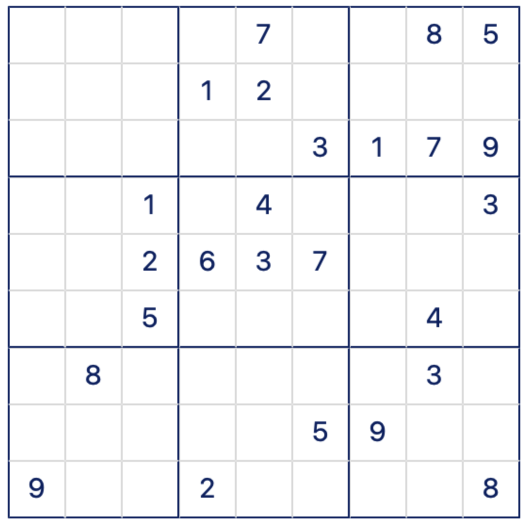
#> input picture resources/images/test-1.png, 1056 x 1053 px (shown at 1/2 size)
$ python -i DigitRecognitionPytesseract.py   (imports and definitions only)
#> lines starting #> are read from the running program, lines starting #| are printed output that depends on the picture; after the words box and inside, x2 and y2 are one past the last pixel; in counts of white or black regions, pixels touching at a corner belong together
#> further down, picture is the input picture: shape (1053, 1056, 3); mean B, G, R 247, 244.7, 244
import cv2
import numpy as np
import pytesseract

# pytesseract.pytesseract.tesseract_cmd = '/opt/homebrew/Cellar/tesseract'  # For macOS/Linux

class DigitRecognizer:
    def __init__(self):
        pass

    def preprocess_image(self, image):
        """
        Preprocess the image for better OCR performance.
        - Convert to grayscale (only if it's not already grayscale)
        - Threshold the image to binarize
        - Resize image if necessary
        """
        if len(image.shape) == 3:  # 3 channels (BGR image)
            gray = cv2.cvtColor(image, cv2.COLOR_BGR2GRAY)
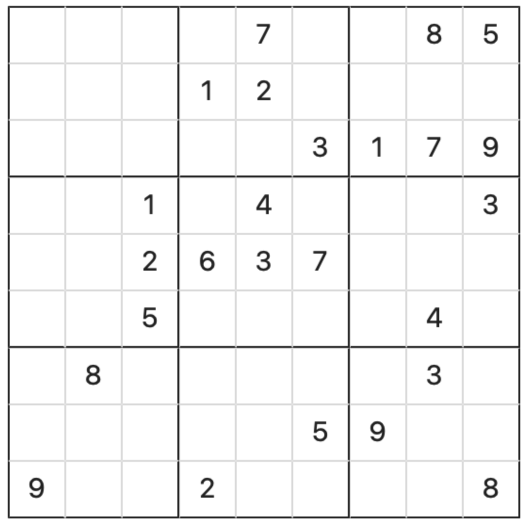
#> gray: shape (1053, 1056) (shown at 1/2 size); min 33, max 255, mean 244.7
        else:
            gray = image

        # Apply a more robust thresholding method
        _, thresh = cv2.threshold(gray, 150, 255, cv2.THRESH_BINARY)
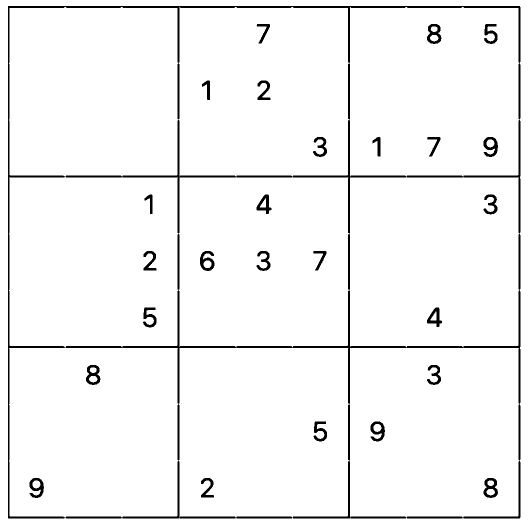
#> thresh: shape (1053, 1056) (shown at 1/2 size); 96.1% white; 26 black regions, largest, box (x1, y1, x2, y2) and area: (16, 12, 1041, 1037) 31163, (967, 956, 996, 996) 622, (854, 48, 883, 88) 619

        # cv2.imshow("Preprocessed Image", thresh)
        # cv2.waitKey(0)
        # cv2.destroyAllWindows()

        # Resize image to improve OCR accuracy
        resized = cv2.resize(thresh, (320, 320))  # Adjust size as needed
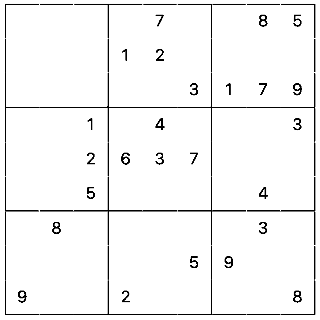
#> resized: shape (320, 320); min 0, max 255, mean 245.3

        return resized

    def recognize_digit(self, image):
        """
        Recognize digits in the provided image using OCR.
        """
        preprocessed_image = self.preprocess_image(image)

        custom_config = r'--oem 3 --psm 10'

        try:
#> (the run stopped early here; a loop or call above may not have finished)

$ run again, on resources/images/test-2.png
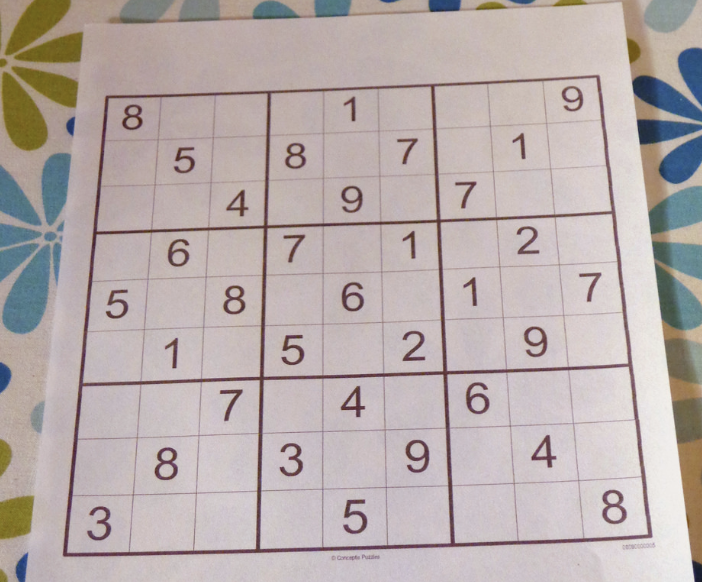
#> input picture resources/images/test-2.png, 702 x 582 px
#> picture is the input picture: shape (582, 702, 3); mean B, G, R 171.4, 172.9, 184
#> in preprocess_image, `_, thresh = cv2.threshold(gray, 150, 255, cv2.THRESH_BINARY)`:
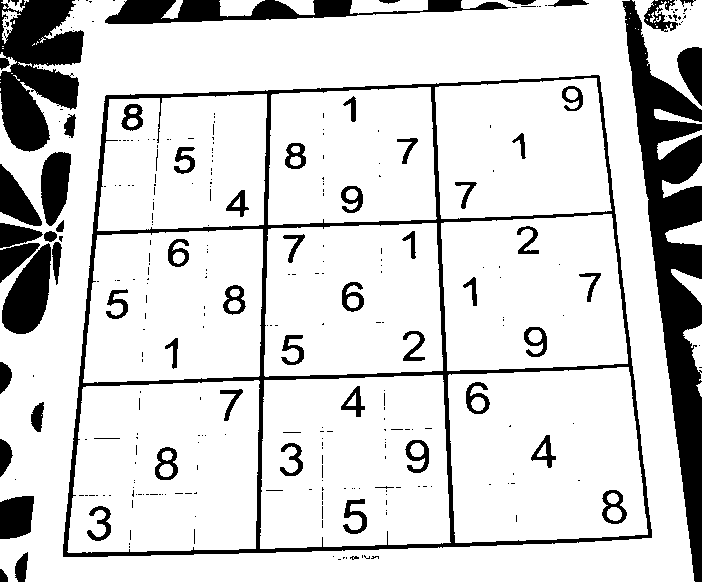
#> thresh: shape (582, 702); 83.5% white; 310 black regions (247 under 20 px), largest, box (x1, y1, x2, y2) and area: (622, 0, 702, 582) 17356, (63, 75, 652, 557) 15313, (0, 0, 84, 152) 8464
#> in preprocess_image, `resized = cv2.resize(thresh, (320, 320))`:
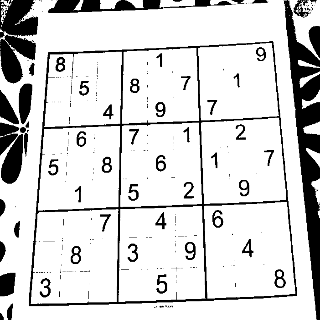
#> resized: shape (320, 320); min 0, max 255, mean 212.8

$ run again, on resources/images/test-3.png
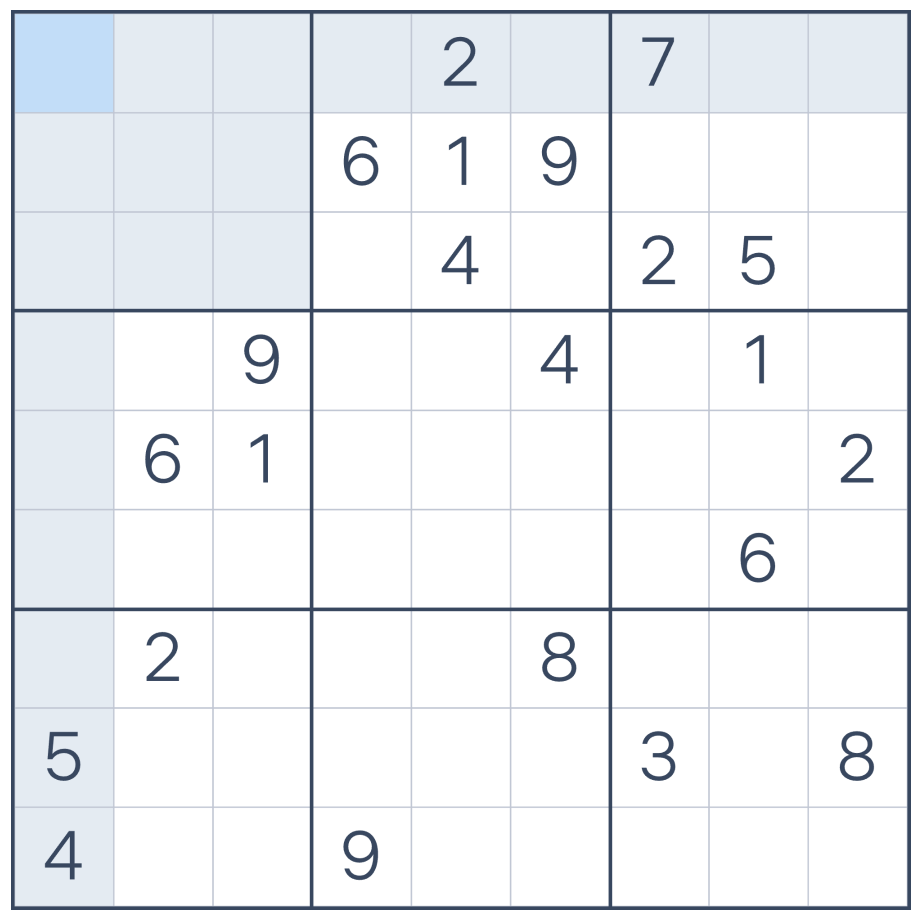
#> input picture resources/images/test-3.png, 1848 x 1844 px (shown at 1/2 size)
#> picture is the input picture: shape (1844, 1848, 3); mean B, G, R 244.1, 240.9, 238.3
#> in preprocess_image, `_, thresh = cv2.threshold(gray, 150, 255, cv2.THRESH_BINARY)`:
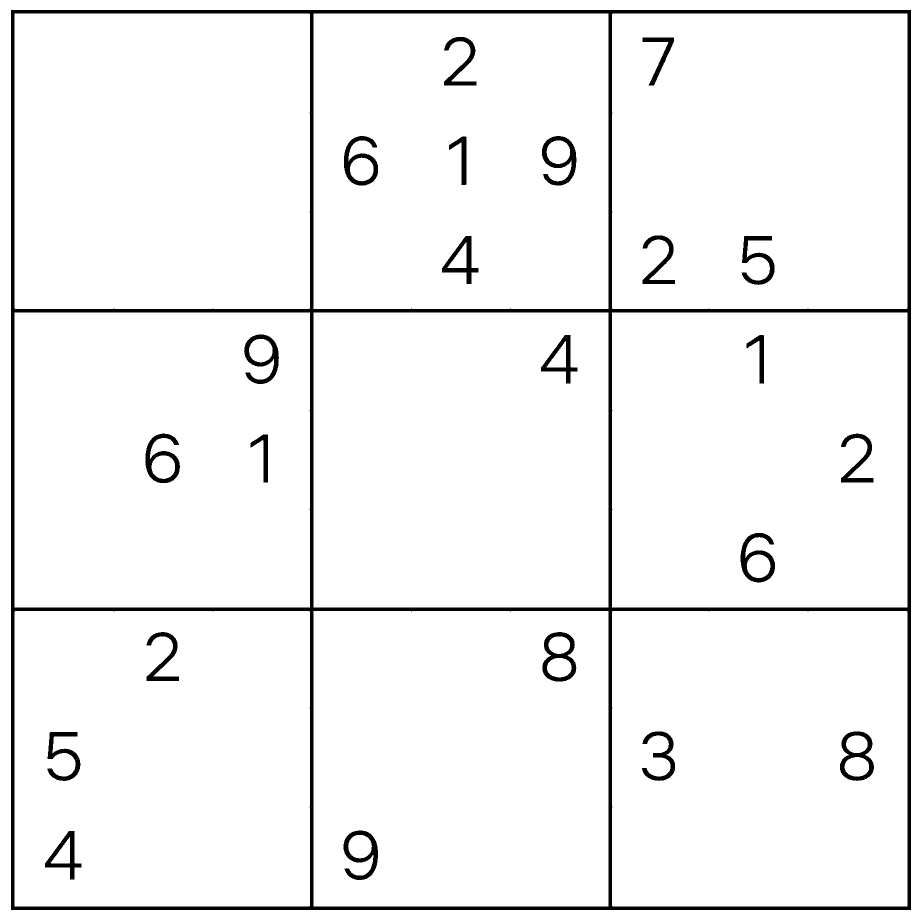
#> thresh: shape (1844, 1848) (shown at 1/2 size); 95.7% white; 23 black regions, largest, box (x1, y1, x2, y2) and area: (22, 20, 1822, 1820) 100076, (1085, 1264, 1153, 1363) 2579, (1680, 1463, 1748, 1562) 2565
#> in preprocess_image, `resized = cv2.resize(thresh, (320, 320))`:
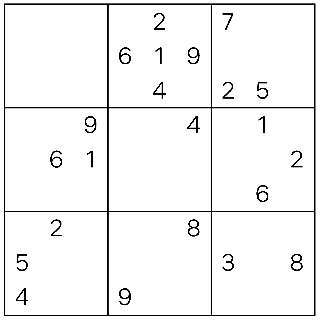
#> resized: shape (320, 320); min 0, max 255, mean 243.6

$ run again, on resources/images/test-4.png
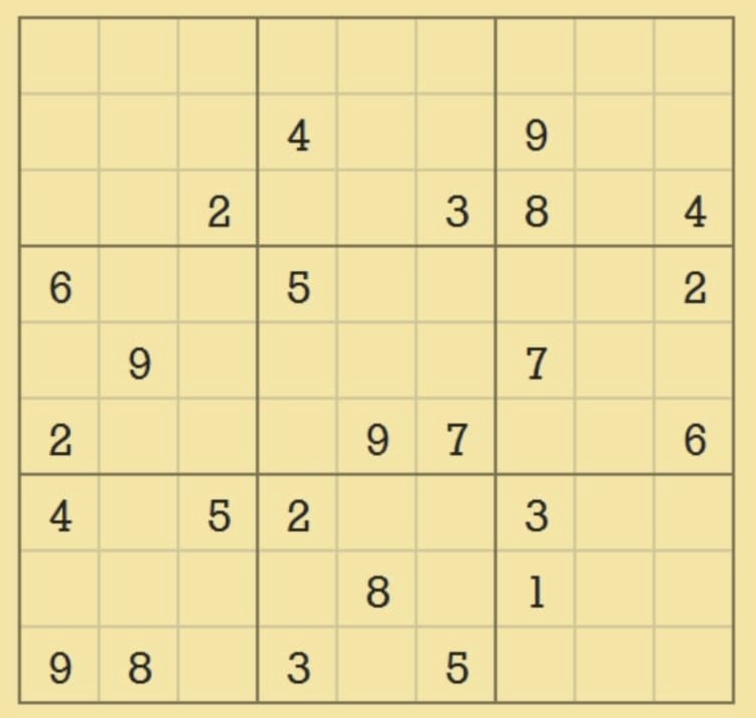
#> input picture resources/images/test-4.png, 1512 x 1436 px (shown at 1/2 size)
#> picture is the input picture: shape (1436, 1512, 3); mean B, G, R 161.9, 221.4, 235.6
#> in preprocess_image, `_, thresh = cv2.threshold(gray, 150, 255, cv2.THRESH_BINARY)`:
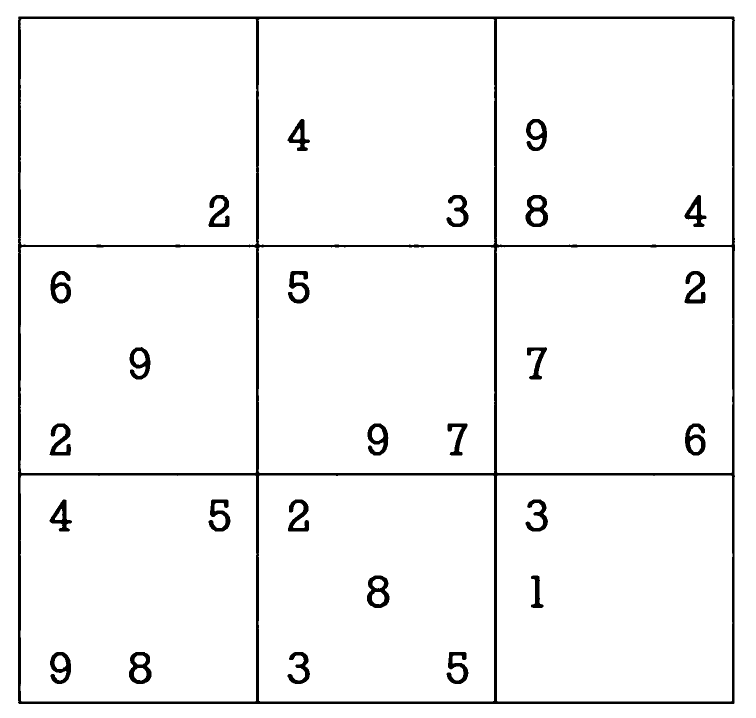
#> thresh: shape (1436, 1512) (shown at 1/2 size); 95.9% white; 26 black regions, largest, box (x1, y1, x2, y2) and area: (36, 33, 1470, 1408) 58270, (734, 1151, 779, 1216) 1506, (1051, 390, 1096, 454) 1499
#> in preprocess_image, `resized = cv2.resize(thresh, (320, 320))`:
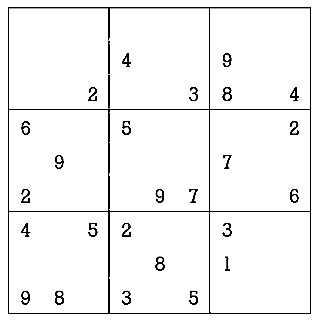
#> resized: shape (320, 320); min 0, max 255, mean 244.3
